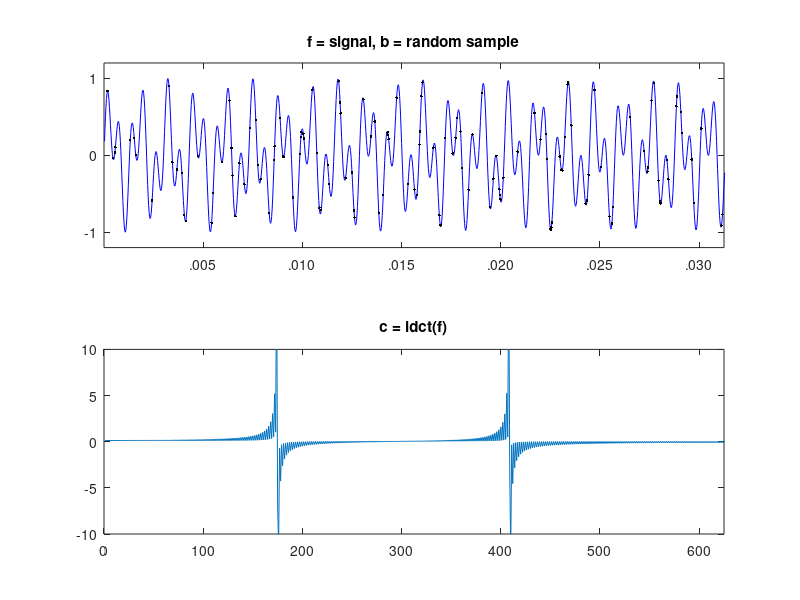

Source code (MATLAB): (Note: this script raises an error after producing the figure.)

% "Magic" Reconstruction: Compressed Sensing.

% f = signal = tone from "1" key on touch tone phone.
% b = random subsample.

Fs = 40000; %sampling frequency
t = (1:Fs/8)'/Fs; %sampling rate
f = (sin(2*pi*697*t) + sin(2*pi*1633*t))/2; %average of frequency components of the two sinusoids
n = length(f); %n=5000
m = ceil(n/10); %m=500
k = randperm(n)';
k = sort(k(1:m));
b = f(k); %random samples

% Plot f and b.
% Plot idct(f) = inverse discrete cosine transform.

axf = [0 max(t)/4 -1.2 1.2];
axd = [0 n/8 -10 10];
figure(1);
subplot(2,1,1)
plot(t,f,'b-',t(k),b,'k.')
axis(axf);
set(gca,'xtick',.005:.005:.030,'ytick',-1:1, ...
   'xticklabel',{'.005','.010','.015','.020','.025','.030'})
title('f = signal, b = random sample')
subplot(2,1,2)
plot(idct(f))
axis(axd);
set(gca,'xtick',0:100:600)
title('c = idct(f)')
drawnow

% A = rows of DCT matrix with indices of random sample.

A = zeros(m,n);
for i = 1:m
   ek = zeros(1,n);
   ek(k(i)) = 1;
   A(i,:) = idct(ek);
end

err_func=[];
opts=[];
opts.printEvery     = 25;
opts.slowMode       = true;
x=OMP( A, b,k, err_func, opts );

